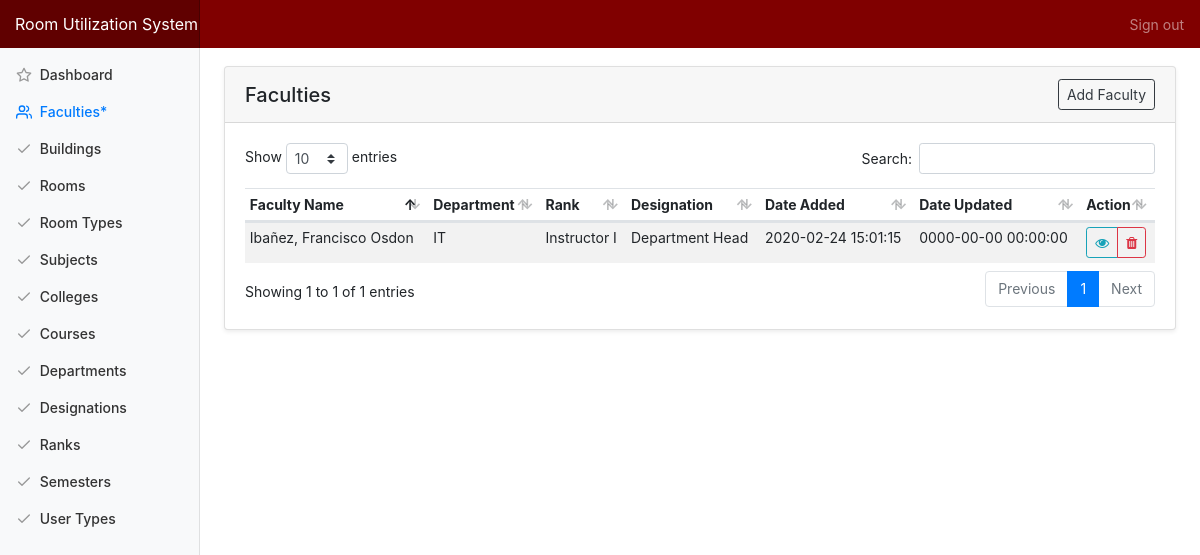
Before: /index.php/admin/faculty with the older database file.
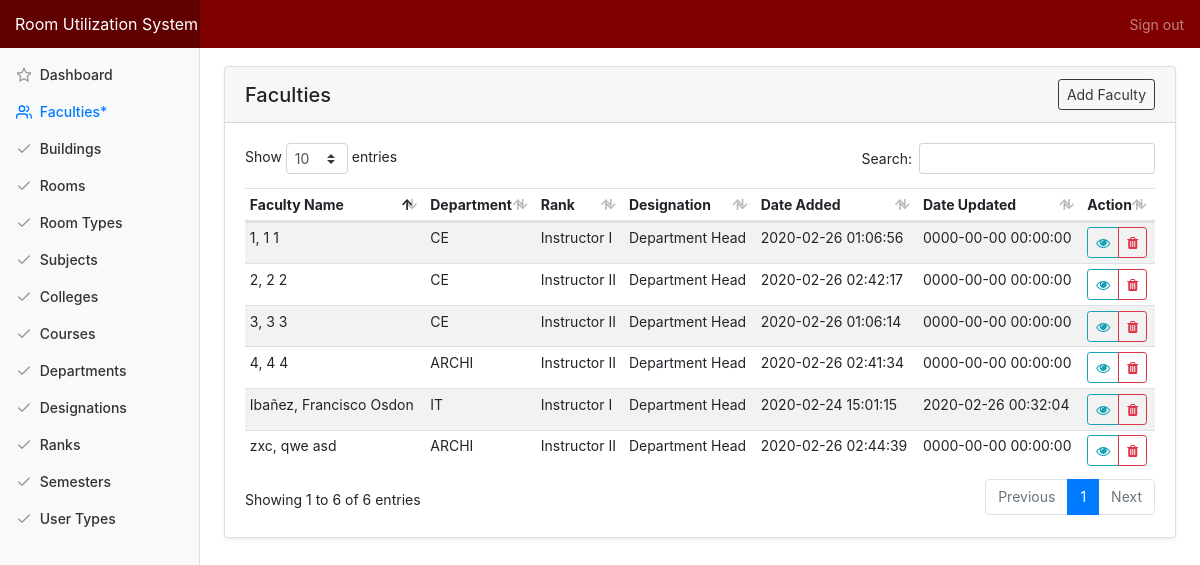
After: the same page with the newer database file.
### tables this page shows
CREATE TABLE `tbl_faculty` (
  `faculty_id` int(10) NOT NULL,
  `identification` varchar(20) NOT NULL,
  `f_name` varchar(50) NOT NULL,
  `m_name` varchar(50) NOT NULL,
  `l_name` varchar(50) NOT NULL,
  `suffix_name` varchar(50) NOT NULL,
  `ext_name` varchar(50) NOT NULL,
  `contact_no` varchar(50) NOT NULL,
  `email` varchar(50) NOT NULL,
  `birth_date` varchar(50) NOT NULL,
  `address` varchar(50) NOT NULL,
  `image_src` varchar(255) NOT NULL,
  `department_id` int(11) NOT NULL,
  `rank_id` int(11) NOT NULL,
  `designation_id` int(11) NOT NULL,
  `faculty_added` datetime NOT NULL DEFAULT CURRENT_TIMESTAMP,
  `faculty_modified` datetime NOT NULL DEFAULT '0000-00-00 00:00:00' ON UPDATE CURRENT_TIMESTAMP
);

CREATE TABLE `tbl_department` (
  `department_id` int(10) NOT NULL,
  `college_id` int(11) NOT NULL,
  `department_name` varchar(255) NOT NULL,
  `department_added` datetime NOT NULL DEFAULT CURRENT_TIMESTAMP,
  `department_modified` datetime NOT NULL DEFAULT '0000-00-00 00:00:00' ON UPDATE CURRENT_TIMESTAMP
);

CREATE TABLE `tbl_rank` (
  `rank_id` int(11) NOT NULL,
  `rank_type` varchar(50) NOT NULL,
  `rank_added` datetime NOT NULL,
  `rank_modified` datetime NOT NULL
);

CREATE TABLE `tbl_designation` (
  `designation_id` int(11) NOT NULL,
  `designation_name` varchar(150) NOT NULL,
  `regular_unit` int(11) NOT NULL,
  `designation_added` datetime NOT NULL DEFAULT CURRENT_TIMESTAMP,
  `designation_modified` datetime NOT NULL DEFAULT '0000-00-00 00:00:00' ON UPDATE CURRENT_TIMESTAMP
);

### application/controllers/Admin.php (called while the page is built, shortened)
<?php
class Admin extends CI_Controller {
	public function faculty(){
		$data['title'] = "Faculties";
		$data['faculties'] = $this->main_model->getFaculties();
		$this->load->view('templates/header', $data);
		$this->load->view('admin/faculty');
		$this->load->view('templates/footer');
	}
}

### index.php (called while the page is built, shortened)
<?php
require_once BASEPATH.'core/CodeIgniter.php';

### application/models/Main_model.php (called while the page is built, shortened)
<?php defined('BASEPATH') OR exit('No direct script access allowed');
Class Main_model extends CI_Model{
	public function getFaculties(){
		return $this->db->join('tbl_department', 'tbl_department.department_id=tbl_faculty.department_id')->join('tbl_rank', 'tbl_rank.rank_id=tbl_faculty.rank_id')->join('tbl_designation', 'tbl_designation.designation_id=tbl_faculty.designation_id')->get('tbl_faculty')->result_array();
	}
}

### application/views/admin/faculty.php (the view)
<?php $this->load->view('templates/nav'); ?>
<div class="container-fluid">
  <div class="row">
    <?php $this->load->view('templates/side');?>
    <main role="main" class="col-md-9 ml-sm-auto col-lg-10 pt-4 px-4 mb-3">
      <div class="card shadow-sm">
			  <h5 class="card-header d-flex justify-content-between align-items-center">
          <?=$title?>
          <a href="<?=base_url('admin/faculty_add')?>" class="btn btn-outline-dark btn-sm">Add Faculty</a>
        </h5>
			  <div class="card-body">
          <table class="table table-striped table-hover table-sm">
            <thead>
              <tr>
                <th>Faculty Name</th>
                <th>Department</th>
                <th>Rank</th>
                <th>Designation</th>
                <th>Date Added</th>
                <th>Date Updated</th>
                <th>Action</th>
              </tr>
            </thead>
            <tbody>
              <?php foreach ($faculties as $row) {?>
              <tr>
                <td><?=$row['l_name']?>, <?=$row['f_name']?> <?=$row['m_name']?></td>
                <td><?=$row['department_name']?></td>
                <td><?=$row['rank_type']?></td>
                <td><?=$row['designation_name']?></td>
                <td><?=$row['faculty_added']?></td>
                <td><?=$row['faculty_modified']?></td>
                <td>
                  <div class="btn-group" role="group">
                    <a href="<?=base_url('admin/faculty_view/'.$row['faculty_id']) ?>" class="btn btn-sm btn-outline-info action-btn" data-toggle="tooltip" data-placement="top" title="View Faculty">
                      <span class="fa fa-eye"></span>
                    </a>
                    <a href="#" id="<?=base_url('admin/delete/faculty/'.$row['faculty_id'])?>" class="btn btn-sm btn-outline-danger action-btn delete" data-toggle="tooltip" data-placement="top" title="Delete Faculty">
                      <span class="fa fa-trash"></span>
                    </a>
                  </div>
                </td>
              </tr>
              <?php } ?>
            </tbody>
          </table>
			  </div>
			</div>
   </main>
  </div>
</div>

### application/views/templates/header.php (shortened to what this page needs)
<!DOCTYPE html>
<html lang="en">
<head>
	<link rel="stylesheet" type="text/css" href="<?=base_url('assets/css/bootstrap.min.css')?>">
	<link rel="stylesheet" type="text/css" href="<?=base_url('assets/css/bootstrap-select.min.css')?>">
	<link rel="stylesheet" type="text/css" href="<?=base_url('assets/css/dashboard.css')?>">
	<link rel="stylesheet" type="text/css" href="<?=base_url('assets/css/dataTables.bootstrap4.min.css')?>">
	<link rel="stylesheet" type="text/css" href="<?=base_url('assets/css/jquery-confirm.min.css')?>">
	<link rel="stylesheet" type="text/css" href="<?=base_url('assets/css/font-awesome.min.css')?>">
	<link rel="stylesheet" type="text/css" href="<?=base_url('assets/css/rus.css')?>">
</head>
<body>

### application/views/templates/nav.php (shortened to what this page needs)
<nav class="navbar navbar-dark fixed-top flex-md-nowrap p-0" style="background:#800000">
  <a class="navbar-brand col-sm-3 col-md-2 mr-0" href="#">Room Utilization System</a>
  <ul class="navbar-nav px-3">
    <li class="nav-item text-nowrap">
      <a class="nav-link" href="<?=base_url('auth/logout')?>">Sign out</a>
    </li>
  </ul>
</nav>
<br>
<br>

### application/views/templates/side.php (shortened to what this page needs)
<nav class="col-md-2 d-none d-md-block bg-light sidebar">
  <div class="sidebar-sticky">
    <ul class="nav flex-column">
      <li class="nav-item">
        <a class="nav-link <?=($title=='Dashboard')?'active':'';?>" href="<?=base_url('admin')?>">
          <span data-feather="star"></span>
          Dashboard
        </a>
      </li>
      <li class="nav-item">
        <a class="nav-link <?=($title=='Faculties')?'active':'';?>" href="<?=base_url('admin/faculty')?>">
          <span data-feather="users"></span>
          Faculties*
        </a>
      </li>
      <li class="nav-item">
        <a class="nav-link <?=($title=='Buildings')?'active':'';?>" href="<?=base_url('admin/building')?>">
          <span data-feather="check"></span>
          Buildings
        </a>
      </li>
      <li class="nav-item">
        <a class="nav-link <?=($title=='Rooms')?'active':'';?>" href="<?=base_url('admin/room')?>">
          <span data-feather="check"></span>
          Rooms
        </a>
      </li>
      <li class="nav-item">
        <a class="nav-link <?=($title=='Room Types')?'active':'';?>" href="<?=base_url('admin/room_type')?>">
          <span data-feather="check"></span>
          Room Types
        </a>
      </li>
      <li class="nav-item">
        <a class="nav-link <?=($title=='Subjects')?'active':'';?>" href="<?=base_url('admin/subject')?>">
          <span data-feather="check"></span>
          Subjects
        </a>
      </li>
      <li class="nav-item">
        <a class="nav-link <?=($title=='Colleges')?'active':'';?>" href="<?=base_url('admin/college')?>">
          <span data-feather="check"></span>
          Colleges
        </a>
      </li>
      <li class="nav-item">
        <a class="nav-link <?=($title=='Courses')?'active':'';?>" href="<?=base_url('admin/course')?>">
          <span data-feather="check"></span>
          Courses
        </a>
      </li>
      <li class="nav-item">
        <a class="nav-link <?=($title=='Departments')?'active':'';?>" href="<?=base_url('admin/department')?>">
          <span data-feather="check"></span>
          Departments
        </a>
      </li>
      <li class="nav-item">
        <a class="nav-link <?=($title=='Designations')?'active':'';?>" href="<?=base_url('admin/designation')?>">
          <span data-feather="check"></span>
          Designations
        </a>
      </li>
      <li class="nav-item">
        <a class="nav-link <?=($title=='Ranks')?'active':'';?>" href="<?=base_url('admin/rank')?>">
          <span data-feather="check"></span>
          Ranks
        </a>
      </li>
      <li class="nav-item">
        <a class="nav-link <?=($title=='Semesters')?'active':'';?>" href="<?=base_url('admin/semester')?>">
          <span data-feather="check"></span>
          Semesters
        </a>
      </li>
      <li class="nav-item">
        <a class="nav-link <?=($title=='User Types')?'active':'';?>" href="<?=base_url('admin/user_type')?>">
          <span data-feather="check"></span>
          User Types
        </a>
      </li>
    </ul>
  </div>
</nav>

### application/views/templates/footer.php (shortened to what this page needs)
</body>
</html>

### assets/css/dashboard.css (style rules this page uses)
body { font-size: .875rem; }
.feather { width: 16px; height: 16px; vertical-align: text-bottom; }
.sidebar { position: fixed; top: 0; bottom: 0; left: 0; z-index: 100; padding: 48px 0 0; box-shadow: inset -1px 0 0 rgba(0, 0, 0, .1); }
.sidebar-sticky { position: relative; top: 0; height: calc(100vh - 48px); padding-top: .5rem; overflow-x: hidden; overflow-y: auto; }
.sidebar .nav-link { font-weight: 500; color: #333; }
.sidebar .nav-link .feather { margin-right: 4px; color: #999; }
.sidebar .nav-link.active { color: #007bff; }
.sidebar .nav-link:hover .feather, .sidebar .nav-link.active .feather { color: inherit; }
[role="main"] { padding-top: 133px; }
@media (min-width: 768px) { [role="main"] { padding-top: 48px; } }
.navbar-brand { padding-top: .75rem; padding-bottom: .75rem; font-size: 1rem; background-color: rgba(0, 0, 0, .25); box-shadow: inset -1px 0 0 rgba(0, 0, 0, .25); }

### assets/css/rus.css (style rules this page uses)
nav { z-index: 101; }

Changed rows visible on the page:
changed tbl_faculty "Ibañez": faculty_modified "0000-00-00 00:00:00" → "2020-02-26 00:32:04"
added tbl_faculty: l_name "3", f_name "3", m_name "3", department.department_name "CE", rank.rank_type "Instructor II", designation.designation_name "Department Head", faculty_added "2020-02-26 01:06:14", faculty_modified "0000-00-00 00:00:00"
added tbl_faculty: l_name "1", f_name "1", m_name "1", department.department_name "CE", rank.rank_type "Instructor I", designation.designation_name "Department Head", faculty_added "2020-02-26 01:06:56", faculty_modified "0000-00-00 00:00:00"
added tbl_faculty: l_name "4", f_name "4", m_name "4", department.department_name "ARCHI", rank.rank_type "Instructor II", designation.designation_name "Department Head", faculty_added "2020-02-26 02:41:34", faculty_modified "0000-00-00 00:00:00"
added tbl_faculty: l_name "2", f_name "2", m_name "2", department.department_name "CE", rank.rank_type "Instructor II", designation.designation_name "Department Head", faculty_added "2020-02-26 02:42:17", faculty_modified "0000-00-00 00:00:00"
added tbl_faculty: l_name "zxc", f_name "qwe", m_name "asd", department.department_name "ARCHI", rank.rank_type "Instructor II", designation.designation_name "Department Head", faculty_added "2020-02-26 02:44:39", faculty_modified "0000-00-00 00:00:00"
Other visible differences:
text written by a page script: "Show entries Search: Showing 1 to 1 of 1 entries Previous 1 Next" → "Show entries Search: Showing 1 to 6 of 6 entries Previous 1 Next"
